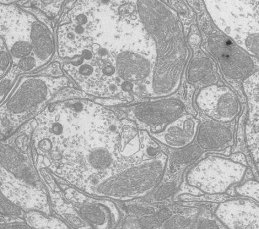
#> input picture data/bio_low_contrast.jpg, 259 x 229 px
$ python histogram_equalization_and_CLAHE.py
#> lines starting #> are read from the running program, lines starting #| are printed output that depends on the picture
from matplotlib import pyplot as plt
import cv2
from skimage import io
import numpy as np


img = io.imread("../data/bio_low_contrast.jpg")
#> img is the input picture: shape (229, 259); min 39, max 243, mean 174.9

if img is None:
    raise FileNotFoundError("Image not loaded. Check your file path.")

print("Image shape:", img.shape)
#| Image shape: (229, 259)

if len(img.shape) == 2:

    # Histogram Equalization
    hist_eq_img = cv2.equalizeHist(img)
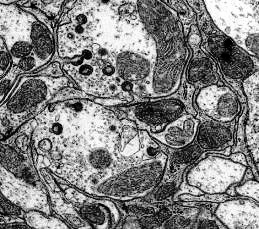
#> hist_eq_img: shape (229, 259); min 0, max 255, mean 128.9

    # CLAHE
    clahe = cv2.createCLAHE(
        clipLimit=3.0,
        tileGridSize=(8, 8)
    )

    clahe_img = clahe.apply(img)
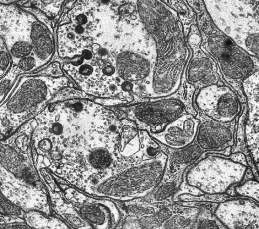
#> clahe_img: shape (229, 259); min 11, max 255, mean 143.5

else:

    # skimage reads image as RGB, but OpenCV uses BGR
    img_bgr = cv2.cvtColor(img, cv2.COLOR_RGB2BGR)

    # Convert BGR image to LAB color space
    lab_img = cv2.cvtColor(img_bgr, cv2.COLOR_BGR2LAB)

    # Split LAB image into L, A, and B channels
    l, a, b = cv2.split(lab_img)

    # Histogram Equalization on L channel
    equ = cv2.equalizeHist(l)

    # Merge equalized L channel with original A and B channels
    updated_lab_img = cv2.merge((equ, a, b))

    # Convert LAB image back to BGR
    hist_eq_bgr = cv2.cvtColor(updated_lab_img, cv2.COLOR_LAB2BGR)

    # Convert BGR back to RGB for matplotlib display
    hist_eq_img = cv2.cvtColor(hist_eq_bgr, cv2.COLOR_BGR2RGB)

    # CLAHE on L channel
    clahe = cv2.createCLAHE(
        clipLimit=3.0,
        tileGridSize=(8, 8)
    )

    clahe_l = clahe.apply(l)

    # Merge CLAHE-enhanced L channel with original A and B channels
    updated_lab_img2 = cv2.merge((clahe_l, a, b))

    # Convert LAB image back to BGR
    clahe_bgr = cv2.cvtColor(updated_lab_img2, cv2.COLOR_LAB2BGR)

    # Convert BGR back to RGB for matplotlib display
    clahe_img = cv2.cvtColor(clahe_bgr, cv2.COLOR_BGR2RGB)


fig = plt.figure(figsize=(12, 8))

ax1 = fig.add_subplot(1, 3, 1)
ax1.imshow(img, cmap="gray")
ax1.set_title("Original Image")
ax1.axis("off")

ax2 = fig.add_subplot(1, 3, 2)
ax2.imshow(hist_eq_img, cmap="gray")
ax2.set_title("Histogram Equalization")
ax2.axis("off")

ax3 = fig.add_subplot(1, 3, 3)
ax3.imshow(clahe_img, cmap="gray")
ax3.set_title("CLAHE")
ax3.axis("off")

plt.tight_layout()
plt.show()
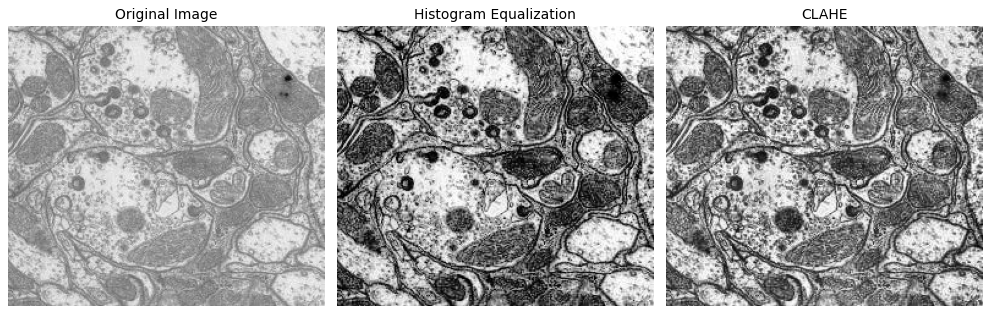
#> figure drawn by matplotlib, 3 panels


plt.figure(figsize=(12, 4))

plt.subplot(1, 3, 1)
plt.hist(img.flat, bins=100, range=(0, 255))
plt.title("Original Histogram")

plt.subplot(1, 3, 2)
plt.hist(hist_eq_img.flat, bins=100, range=(0, 255))
plt.title("Histogram Equalized")

plt.subplot(1, 3, 3)
plt.hist(clahe_img.flat, bins=100, range=(0, 255))
plt.title("CLAHE Histogram")

plt.tight_layout()
plt.show()
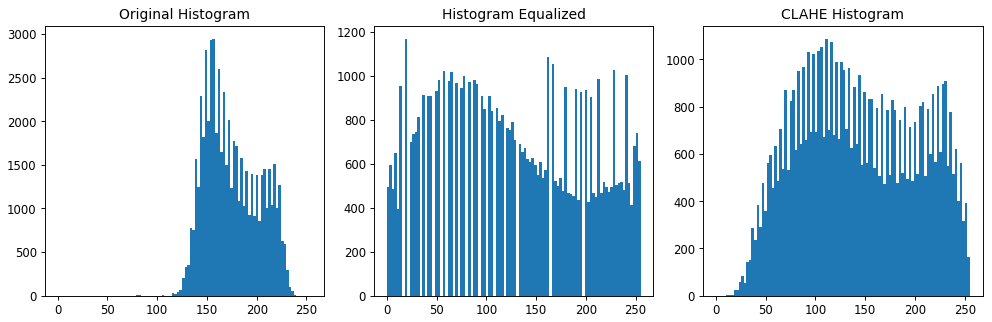
#> figure drawn by matplotlib, 3 panels; panel 1: tallest bar 2946 high, from x = 155.5 to 158.1; panel 2: tallest bar 1168 high, from x = 17.85 to 20.4; panel 3: tallest bar 1088 high, from x = 109.6 to 112.2

$ run again, with data/Alloy_gradient.jpg copied over data/bio_low_contrast.jpg
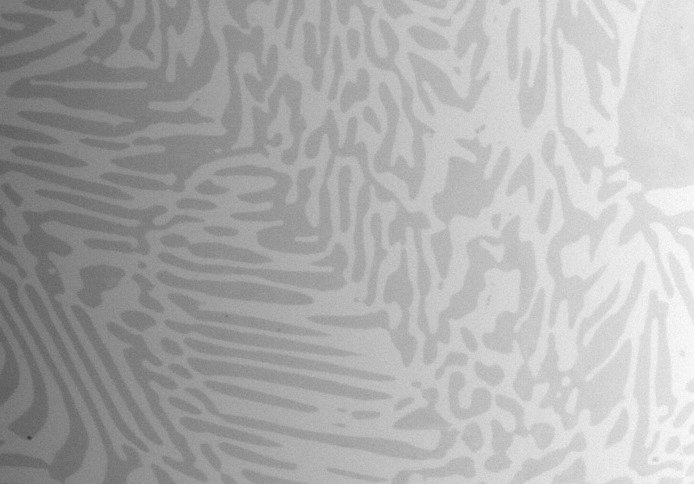
#> input picture data/Alloy_gradient.jpg, 694 x 484 px
#> img is the input picture: shape (484, 694); min 55, max 255, mean 173.2
#| Image shape: (484, 694)
#> `clahe_img = clahe.apply(img)`:
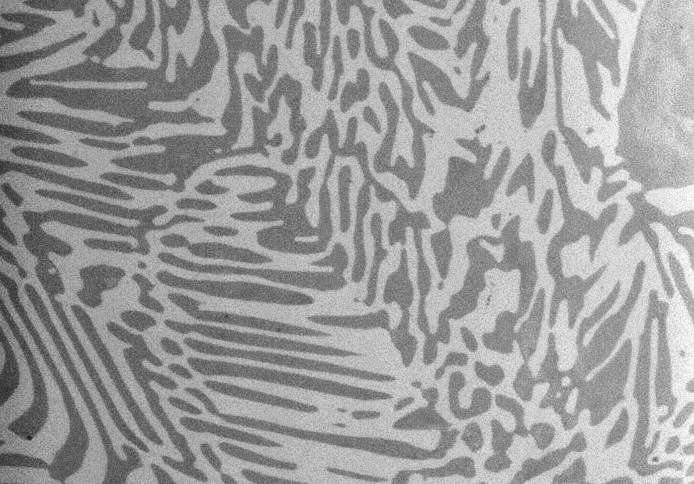
#> clahe_img: shape (484, 694); min 30, max 255, mean 155.8
#> `plt.show()`:
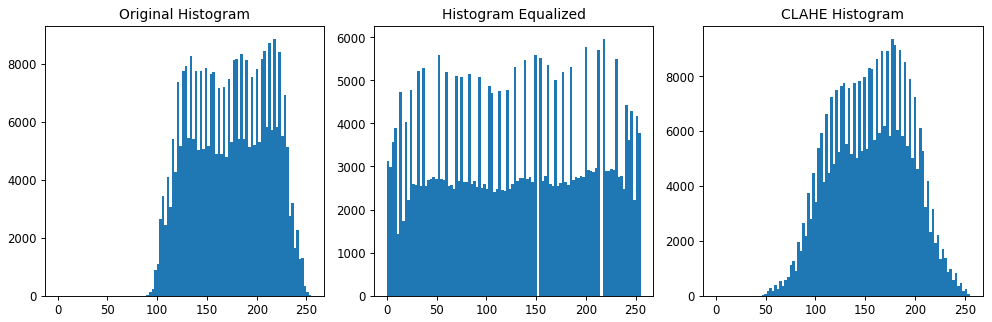
#> figure drawn by matplotlib, 3 panels; panel 1: tallest bar 8872 high, from x = 216.7 to 219.3; panel 2: tallest bar 5968 high, from x = 216.7 to 219.3; panel 3: tallest bar 9368 high, from x = 175.9 to 178.5
